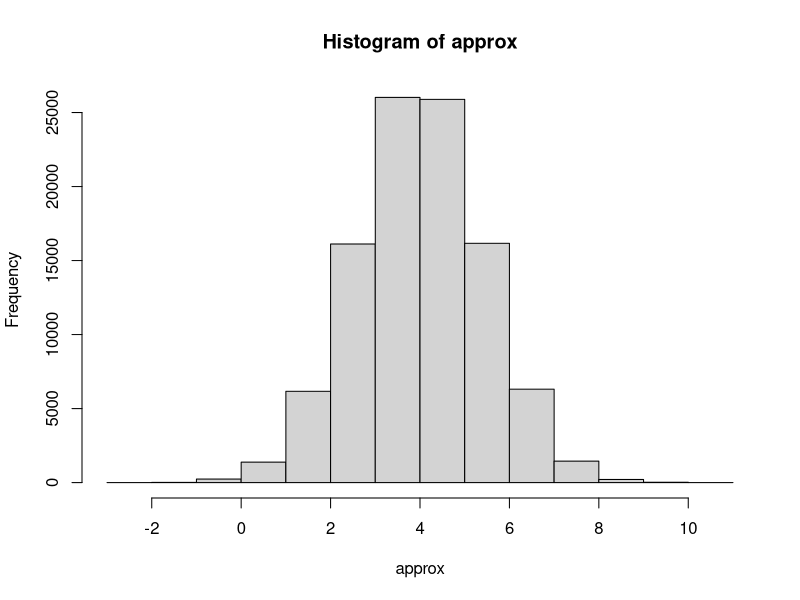
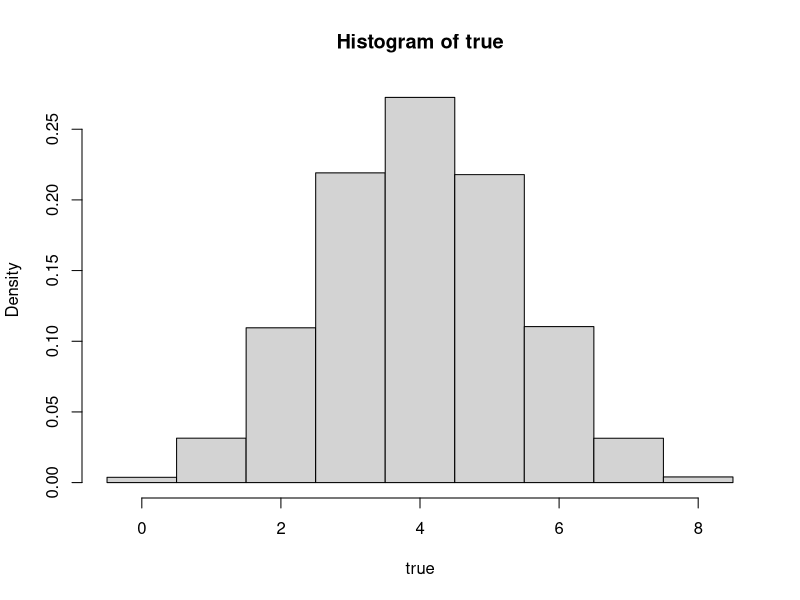
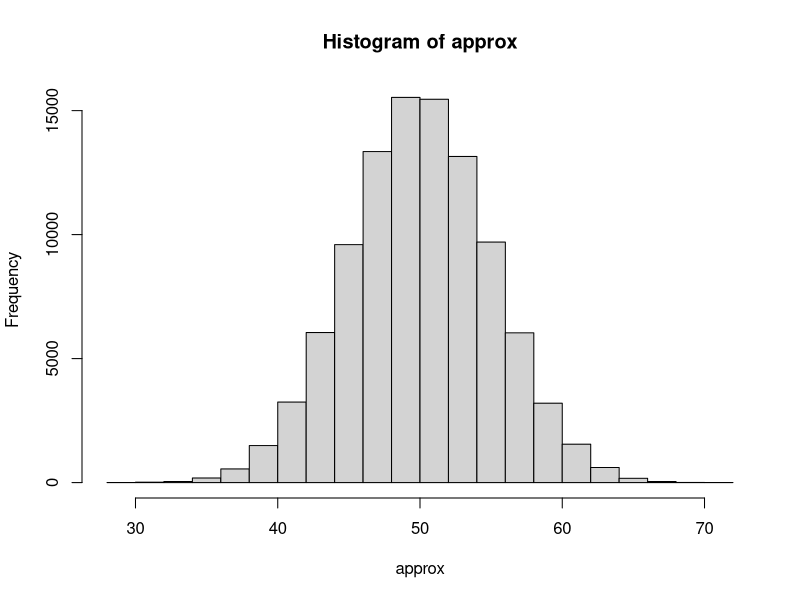
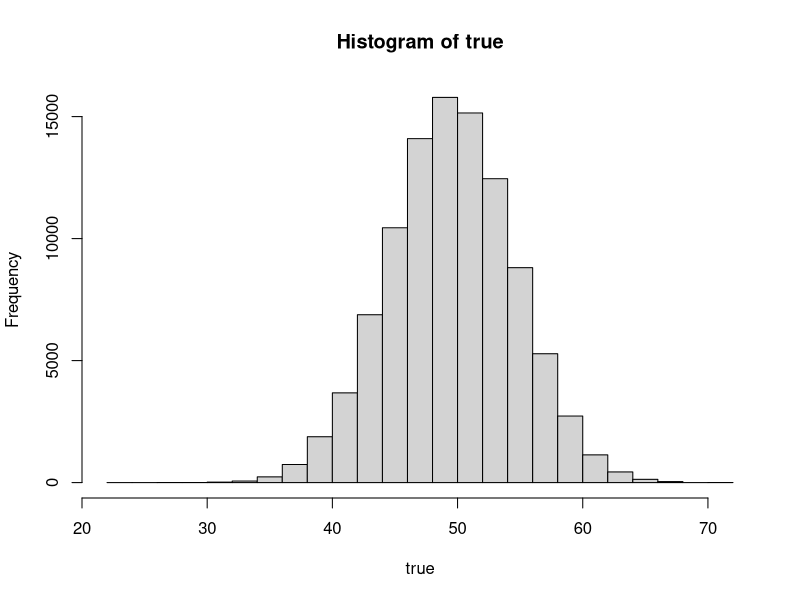

R code for these plots, in order:
## ---- chunk 1
n = 1e5
p = 0.5

# simulate the event of tossing a fair coin 8 times (for n simulations):
# note: sd = sqrt(n*p*q)
true <- rbinom(n, 8, p)
approx <- rnorm(n, mean = 8*p, sd = sqrt(8*p*p))

# show the histograms as a visual check
hist(approx)
hist(true, 
     breaks = c(-0.5,0.5,1.5,2.5,3.5,4.5,5.5,6.5,7.5,8.5), 
     freq = FALSE)

# the normal approximation takes a higher quantile
qnorm(0.01, mean = 8*p, sd = sqrt(8*p*p), lower.tail = FALSE) # 7.289953
qbinom(0.01, size = 8, prob=p, lower.tail = FALSE) # 7

pnorm(7.289953, mean = 8*p, sd = sqrt(8*p*p), lower.tail = FALSE) # 0.0099
pbinom(q = 7, size = 8, prob=p, lower.tail = FALSE) # 0.0039

# Conclusion:
# so the exact has a smaller right tail probability than required: alpha = 0.01
# EXACT:  0.0030
# APPROX: 0.0099
# The actual Type 1 Error rate is less than that of the nominal significance 
# level (alpha), so the exact binomial test is conservative
## ---- chunk 2
n = 1e5
p = 0.5
flips = 100

# simulate the event of tossing a fair coin 100 times (for n simulations):
# note: sd = sqrt(n*p*q)
true <- rbinom(n, flips, p)
approx <- rnorm(n, mean = flips*p, sd = sqrt(flips*p*p))

# show the histograms as a visual check
hist(approx)
hist(true)

# the normal approximation takes a higher quantile
qnorm(0.01, mean = flips*p, sd = sqrt(flips*p*p), lower.tail = FALSE) # 61.63174
qbinom(0.01, size = flips, prob=p, lower.tail = FALSE) # 62

pnorm(61.63174, mean = flips*p, sd = sqrt(flips*p*p), lower.tail = FALSE) # 0.01
pbinom(q = 62, size = flips, prob=p, lower.tail = FALSE) # 0.006

# Conclusion:
# pretty much the same things regarding the actual type 1 error
# however, the quantile for the exact is now less than that of the exact!
# ie. acceptance regions: [0,61.63] vs [0,62] ... exact is wider (+ conservative) 

# get p-values from this for the WALD
# and then try to do triangle for WALD
